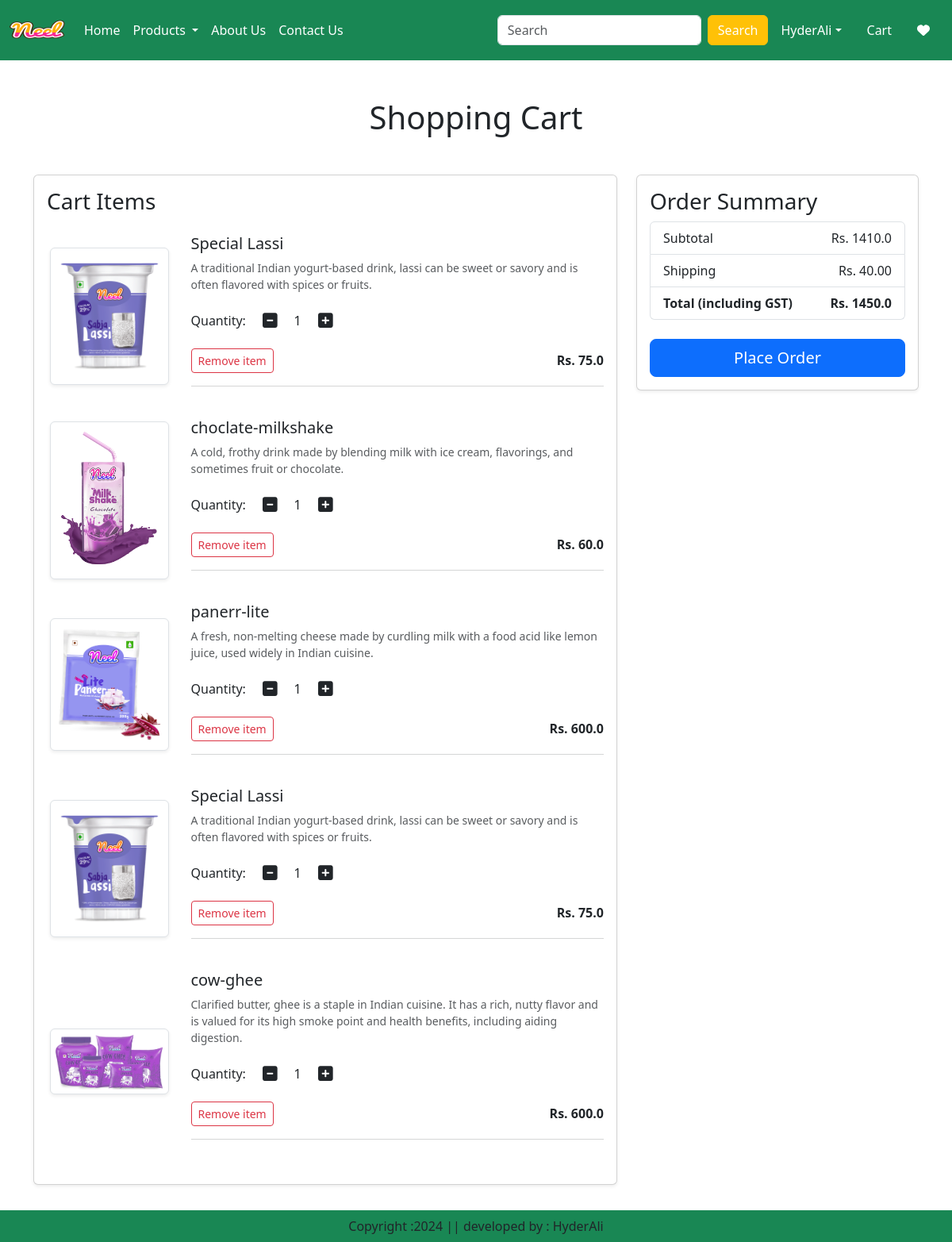
The app's page /cart/ (signed in), older data.
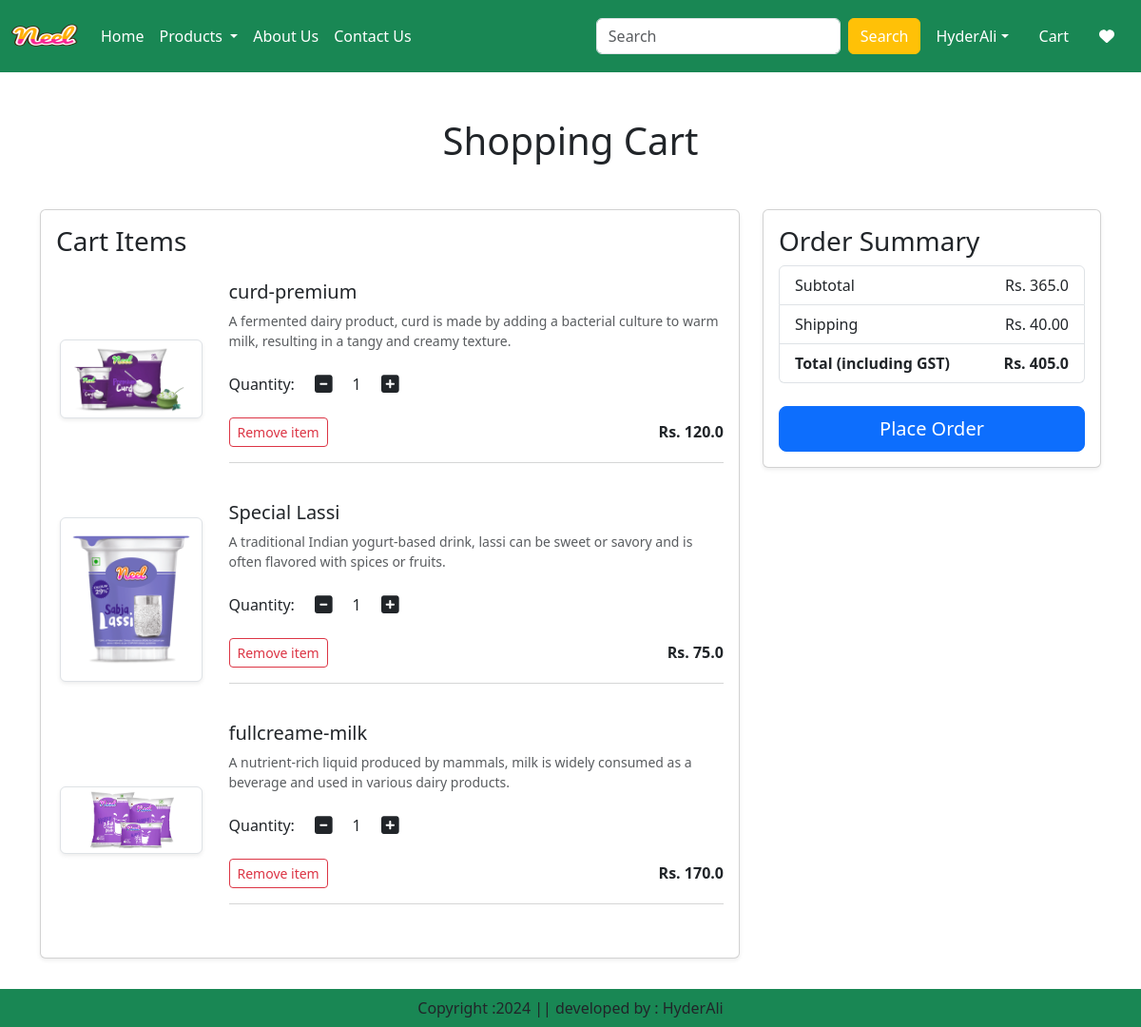
The same page, newer data.
### app/models.py (models this page shows, shortened)
class Cart(models.Model):
    user=models.ForeignKey(User,on_delete=models.CASCADE)
    product=models.ForeignKey(Product,on_delete=models.CASCADE)
    quantity=models.PositiveIntegerField(default=1)

class Product(models.Model):
    title=models.CharField(max_length=100)
    selling_price=models.FloatField()
    discounted_price=models.FloatField()
    description=models.TextField()
    composition=models.TextField(default='')
    prodapp=models.TextField(default='')
    category = models.CharField(choices=CATEGORY_CHOICES, max_length=2)
    product_image=models.ImageField(upload_to='product')

### app/views.py (the view)
# urls.py: path('cart/',views.show_cart,name='showcart'),
@login_required
def show_cart(request):
    user = request.user
    cart=Cart.objects.filter(user=user)
    amount = 0
    for p in cart:
        value= p.quantity*p.product.discounted_price
        amount=amount + value
    totalamount=amount + 40
    return render (request, 'app/addtocart.html',locals())

### app/templates/app/addtocart.html (shortened to what this page needs)
{% extends 'app/base.html' %}
{% load static %}
{% block main-content %}
<div class="container my-5">
    <div class="row">
        {% if cart %}
        <h1 class="text-center mb-5">Shopping Cart</h1>
        <div class="col-lg-8 mb-4">
            <div class="card shadow-sm">
                <div class="card-body">
                    <h3 class="mb-4">Cart Items</h3>
                    {% for item in cart %}
                    <div class="row mb-4">
                        <div class="col-sm-3 text-center align-self-center">
                            <img src="{{ item.product.product_image.url }}" alt="{{ item.product.title }}" class="img-fluid img-thumbnail shadow-sm" height="150" width="150">
                        </div>
                        <div class="col-sm-9">
                            <h5>{{ item.product.title }}</h5>
                            <p class="mb-2 text-muted small">{{ item.product.description }}</p>
                            <div class="d-flex align-items-center my-3">
                                <label class="me-2" for="quantity">Quantity:</label>
                                <a class="minus-cart btn" pid="{{ item.product.id }}"><i class="fas fa-minus-square fa-lg"></i></a>
                                <span id="quantity" class="mx-2">{{ item.quantity }}</span>
                                <a class="plus-cart btn" pid="{{ item.product.id }}"><i class="fa fa-plus-square fa-lg"></i></a>
                            </div>
                            <div class="d-flex justify-content-between align-items-center">
                                <a href="#" class="remove-cart btn btn-outline-danger btn-sm" pid="{{ item.product.id }}">Remove item</a>
                                <p class="mb-0"><strong>Rs. {{ item.product.discounted_price }}</strong></p>
                            </div>
                            <hr class="text-muted">
                        </div>
                    </div>
                    {% endfor %}
                </div>
            </div>
        </div>
        <div class="col-lg-4">
            <div class="card shadow-sm">
                <div class="card-body">
                    <h3>Order Summary</h3>
                    <ul class="list-group mb-4">
                        <li class="list-group-item d-flex justify-content-between align-items-center">
                            Subtotal <span id="amount">Rs. {{ amount }}</span>
                        </li>
                        <li class="list-group-item d-flex justify-content-between align-items-center">
                            Shipping <span>Rs. 40.00</span>
                        </li>
                        <li class="list-group-item d-flex justify-content-between align-items-center">
                            <strong>Total (including GST)</strong>
                            <span id="totalamount"><strong>Rs. {{ totalamount }}</strong></span>
                        </li>
                    </ul>
                    <div class="d-grid">
                        <a href="{% url 'checkout' %}" class="btn btn-primary btn-lg">Place Order</a>
                    </div>
                </div>
            </div>
        </div>
        {% endif %}
    </div>
</div>
{% endblock main-content %}

Row changes from the older to the newer data that the page shows:
removed Cart: product.product_image (picture), product "choclate-milkshake", product.description "A cold, frothy drink made by blending milk with ice cream, flavorings, and sometimes fruit or chocolate.", quantity "1", product.discounted_price "60.0"
removed Cart: product.product_image (picture), product "panerr-lite", product.description "A fresh, non-melting cheese made by curdling milk with a food acid like lemon juice, used widely in Indian cuisine.", quantity "1", product.discounted_price "600.0"
removed Cart: product.product_image (picture), product "Special Lassi", product.description "A traditional Indian yogurt-based drink, lassi can be sweet or savory and is often flavored with spices or fruits.", quantity "1", product.discounted_price "75.0"
removed Cart: product.product_image (picture), product "cow-ghee", product.description "Clarified butter, ghee is a staple in Indian cuisine. It has a rich, nutty flavor and is valued for its high smoke point and health benefits, including aiding digestion.", quantity "1", product.discounted_price "600.0"
added Cart: product.product_image (picture), product "curd-premium", product.description "A fermented dairy product, curd is made by adding a bacterial culture to warm milk, resulting in a tangy and creamy texture.", quantity "1", product.discounted_price "120.0"
added Cart: product.product_image (picture), product "fullcreame-milk", product.description "A nutrient-rich liquid produced by mammals, milk is widely consumed as a beverage and used in various dairy products.", quantity "1", product.discounted_price "170.0"
Text that changed along with them:
{{ amount }}: "1410.0" → "365.0"
{{ totalamount }}: "1450.0" → "405.0"
